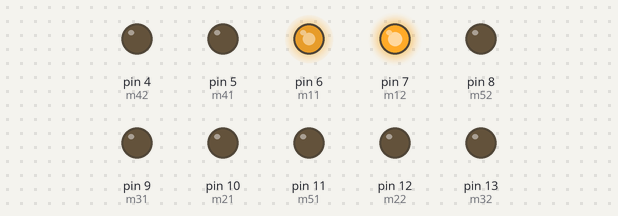
A sketch run on a simulated Arduino Uno, built with avr-gcc and run on an emulated ATmega328P. On the bench: output pins drawn as LEDs (lit = HIGH).

Above: at 1.1 s.
At 3.1 s:
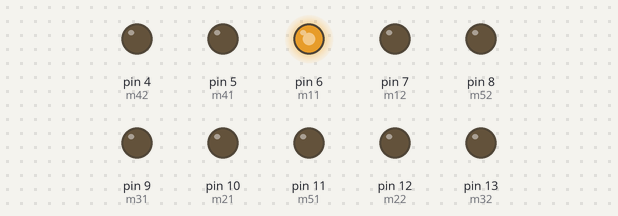
At 5.1 s:
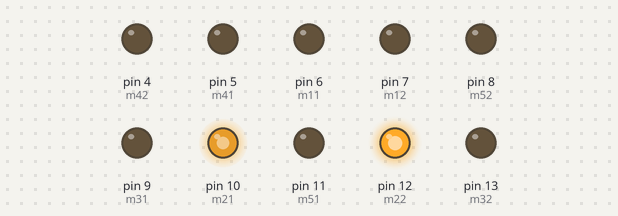
At 10.1 s:
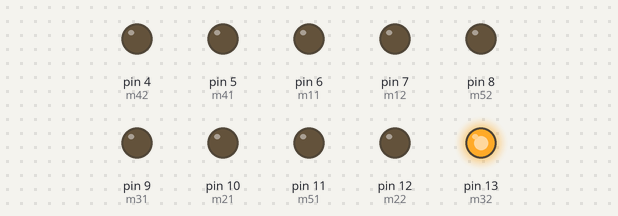
At 15.1 s:
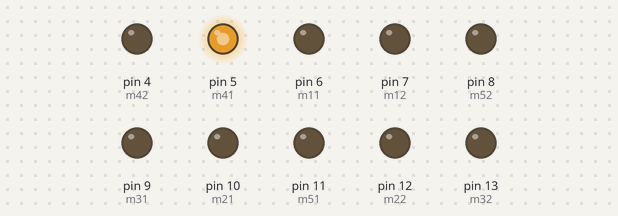
At 20.1 s:
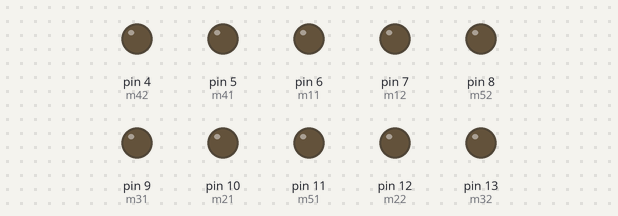
Timing chart, 0 to 21.6 s (numbered marks = the images above):
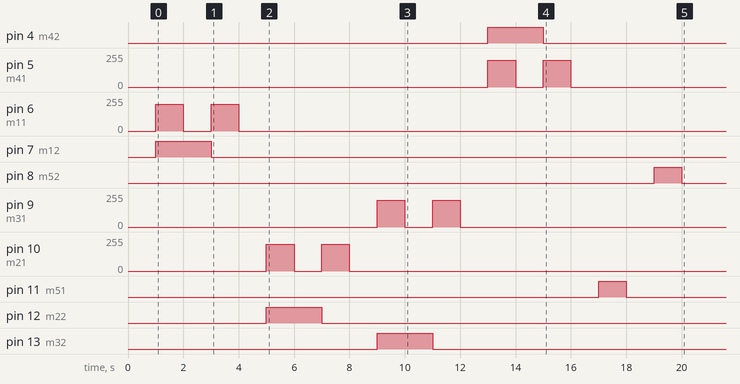

The sketch:

test.ino
```cpp
/*
  >^/M1 (FL)       \^< M2 (FR)
   ----------------
  |                |
  |                |
  |                |
  |                |
  |                |
   ----------------
  <^\M4 (BL)       /^> M3 (BR)
  left - ACW <
  right - CW >
*/

int x1, x2, y1, y2, p1, p2, p3, p4, s, vec;
int m11 = 6; //FL
int m12 = 7;
int m21 = 10; //FR
int m22 = 12;
int m31 = 9; //BL
int m32 = 13;
int m41 = 5; //BR
int m42 = 4;
int m51 = 11;
int m52 = 8;
int s1 = 200;
int s2 = 200;
int s3 = 200;
int s4 = 200;
int c1 = A2, c2 = A3, c3 = A1, c4 = A0; //Channels ()
int v1 = 0, v2 = 0, v3 = 0, v4 = 0;

void setup()
{
  Serial.begin(115200);
  pinMode(m11, OUTPUT);
  pinMode(m21, OUTPUT);
  pinMode(m31, OUTPUT);
  pinMode(m41, OUTPUT);
  pinMode(m51, OUTPUT);
  pinMode(m12, OUTPUT);
  pinMode(m22, OUTPUT);
  pinMode(m32, OUTPUT);
  pinMode(m42, OUTPUT);
  pinMode(m52, OUTPUT);
  pinMode(c1, INPUT);
  pinMode(c2, INPUT);
  pinMode(c3, INPUT);
  pinMode(c4, INPUT);
  analogWrite(m11, 0);
  analogWrite(m21, 0);
  analogWrite(m31, 0);
  analogWrite(m41, 0);
  analogWrite(m51, 0);

  delay(1000);
  analogWrite(m11, 200);
  digitalWrite(m12,HIGH);
  delay(1000);
  analogWrite(m11, 0);
  digitalWrite(m12,HIGH);
  delay(1000);
  analogWrite(m11, 200);
  digitalWrite(m12,LOW);
  delay(1000);
  analogWrite(m11, 0);
  digitalWrite(m12,LOW);

  delay(1000);
  analogWrite(m21, 200);
  digitalWrite(m22,HIGH);
  delay(1000);
  analogWrite(m21, 0);
  digitalWrite(m22,HIGH);
  delay(1000);
  analogWrite(m21, 200);
  digitalWrite(m22,LOW);
  delay(1000);
  analogWrite(m21, 0);
  digitalWrite(m22,LOW);

  delay(1000);
  analogWrite(m31, 200);
  digitalWrite(m32,HIGH);
  delay(1000);
  analogWrite(m31, 0);
  digitalWrite(m32,HIGH);
  delay(1000);
  analogWrite(m31, 200);
  digitalWrite(m32,LOW);
  delay(1000);
  analogWrite(m31, 0);
  digitalWrite(m32,LOW);

  delay(1000);
  analogWrite(m41, 200);
  digitalWrite(m42,HIGH);
  delay(1000);
  analogWrite(m41, 0);
  digitalWrite(m42,HIGH);
  delay(1000);
  analogWrite(m41, 200);
  digitalWrite(m42,LOW);
  delay(1000);
  analogWrite(m41, 0);
  digitalWrite(m42,LOW);

  delay(1000);
//  analogWrite(m51, 200);
//  digitalWrite(m52,HIGH);
//  delay(1000);
//  analogWrite(m51, 0);
//  digitalWrite(m52,HIGH);
//  delay(1000);
//  analogWrite(m51, 200);
//  digitalWrite(m52,LOW);
//  delay(1000);
//  analogWrite(m51, 0);
//  digitalWrite(m52,LOW);
  digitalWrite(m51, HIGH);
  digitalWrite(m52, LOW);
  delay(1000);
  digitalWrite(m51, LOW);
  digitalWrite(m52, LOW);
  delay(1000);
  digitalWrite(m51, LOW);
  digitalWrite(m52, HIGH);
  delay(1000);
  digitalWrite(m51, LOW);
  digitalWrite(m52, LOW);
}

void loop()
{
}
```
